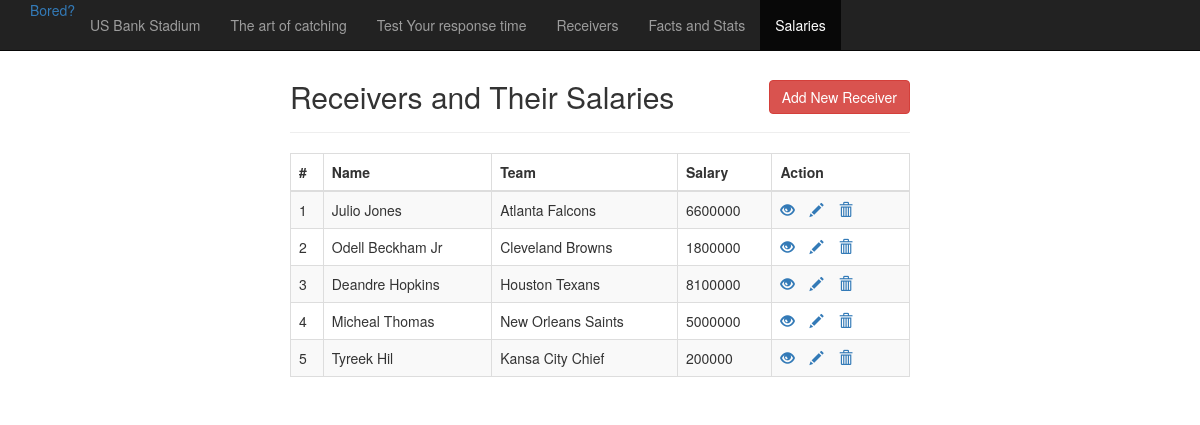
Page /CRUD.php on the committed database.
### tables this page shows
CREATE TABLE `employees` (
  `id` int(11) NOT NULL,
  `name` varchar(100) NOT NULL,
  `address` varchar(255) NOT NULL,
  `salary` int(10) NOT NULL
);

### CRUD.php (the view, shortened to what this page needs)
<!DOCTYPE html>
<html lang="en">
<head>
    <link rel="stylesheet" href="https://maxcdn.bootstrapcdn.com/bootstrap/3.3.7/css/bootstrap.css">
</head>
<body>
    <div class="navbar navbar-inverse navbar-fixed-top" role="navigation">
        <div class="container">
            <div class="navbar-header">
                <a href="games.html">Bored?</a>
            </div>
        <div class="collapse navbar-collapse">
            <ul class="nav navbar-nav">
                <li><a href="index.php"> US Bank Stadium</a></li>
                <li><a href="OBJ.html"> The art of catching</a></li>
                <li><a href="Theh.html">Test Your response time</a></li>
                <li><a href="Receivers.html">  Receivers </a></li>
                <li><a href="FAQ7.html"> Facts and Stats</a></li>
                <li class="active"><a href="CRUD.php">  Salaries </a></li>
            </ul>
            </div>
        </div>
    </div>
    <br>
    <br>
    <div class="wrapper">
        <div class="container-fluid">
            <div class="row">
                <div class="col-md-12">
                    <div class="page-header clearfix">
                        <h2 class="pull-left">Receivers and Their Salaries</h2>
                        <a href="create.php" class="btn btn-danger pull-right">Add New Receiver</a>
                    </div>
                    <?php
                    require_once "config.php";
                    $sql = "SELECT * FROM employees";
                    if($result = mysqli_query($link, $sql)){
                        if(mysqli_num_rows($result) > 0){
                            echo "<table class='table table-bordered table-striped'>";
                                echo "<thead>";
                                    echo "<tr>";
                                        echo "<th>#</th>";
                                        echo "<th>Name</th>";
                                        echo "<th>Team</th>";
                                        echo "<th>Salary</th>";
                                        echo "<th>Action</th>";
                                    echo "</tr>";
                                echo "</thead>";
                                echo "<tbody>";
                                while($row = mysqli_fetch_array($result)){
                                    echo "<tr>";
                                        echo "<td>" . $row['id'] . "</td>";
                                        echo "<td>" . $row['name'] . "</td>";
                                        echo "<td>" . $row['address'] . "</td>";
                                        echo "<td>" . $row['salary'] . "</td>";
                                        echo "<td>";
                                            echo "<a href='read.php?id=". $row['id'] ."' title='View Record' data-toggle='tooltip'><span class='glyphicon glyphicon-eye-open'></span></a>";
                                            echo "<a href='update.php?id=". $row['id'] ."' title='Update Record' data-toggle='tooltip'><span class='glyphicon glyphicon-pencil'></span></a>";
                                            echo "<a href='delete.php?id=". $row['id'] ."' title='Delete Record' data-toggle='tooltip'><span class='glyphicon glyphicon-trash'></span></a>";
                                        echo "</td>";
                                    echo "</tr>";
                                }
                                echo "</tbody>";
                            echo "</table>";
                        } else{
                            echo "<p class='lead'><em>No records were found.</em></p>";
                        }
                    } else{
                        echo "ERROR: Could not able to execute $sql. " . mysqli_error($link);
                    }
                    ?>
                </div>
            </div>
        </div>
    </div>
</body>
</html>

### CRUD.php (style rules this page uses)
.wrapper { width: 650px; margin: 0 auto; }
.page-header h2 { margin-top: 0; }
table tr td:last-child a { margin-right: 15px; }

### rows in the picture
employees: id "1", name "Julio Jones", address "Atlanta Falcons", salary "6600000"
employees: id "2", name "Odell Beckham Jr", address "Cleveland Browns", salary "1800000"
employees: id "3", name "Deandre Hopkins", address "Houston Texans", salary "8100000"
employees: id "4", name "Micheal Thomas", address "New Orleans Saints", salary "5000000"
employees: id "5", name "Tyreek Hil", address "Kansa City Chief", salary "200000"
